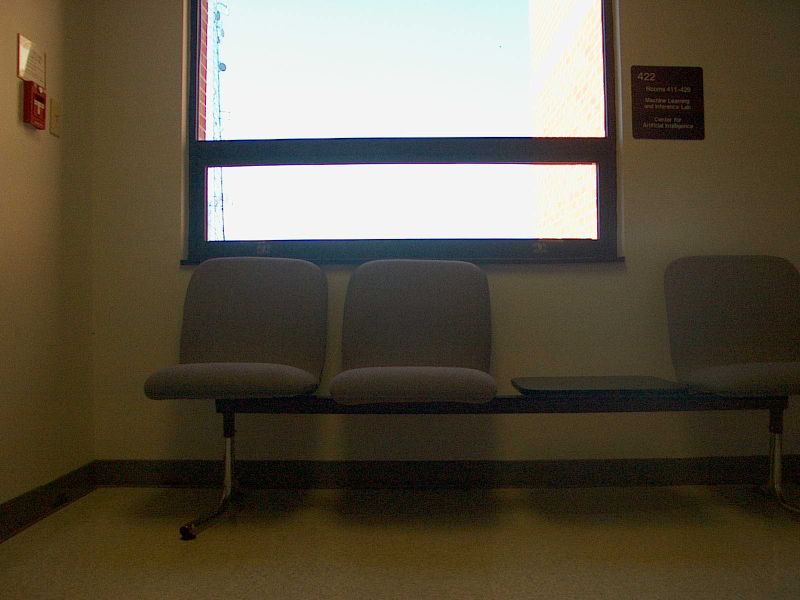
#> input picture hw2_cs682_smansur4/ST2MainHall4/ST2MainHall4002.jpg, 1600 x 1200 px (shown at 1/2 size); its folder holds 4 pictures in this run
$ python hist.py
#> lines starting #> are read from the running program, lines starting #| are printed output that depends on the picture
# histograms of images in ST2MailHall
from os import listdir
from os.path import isfile, join
import numpy as np
import cv2
import matplotlib.pyplot as plt
import fnmatch

def HistogramIntersection(h1, h2):
    sum1 = 0.0
    sum2 = 0.0
    for i in range(0,512):
        if (h1[i]+h2[i]>0):
            sum1 = sum1 + min(h1[i],h2[i])
            sum2 = sum2 + max(h1[i],h2[i])

    minimum = np.minimum(h1,h2)
    #print(minimum)
    maximum = np.maximum(h1,h2)
    sum10 = np.sum(minimum)
    sum20 = np.sum(maximum)
    #print (sum1, sum10, sum2, sum20)

    return sum1/sum2

def HistogramChi2(h1, h2):
    sum1 = 0.0
    for i in range(0,512):
        h11 = h1[i]
        h22 = h2[i]
        if (h11+h22>5):
            sum1 = sum1+(h11-h22)**2/(h11+h22)
    return sum1

def ComputeHistograms(path):
#> called with path = 'ST2MainHall4/'
    onlyfiles = [f for f in listdir(path) if isfile(join(path, f))]
    hist = []
    onlyfiles.sort()
    for f in onlyfiles:
            name = join('ST2MainHall4/',f)
            print(name)
            img = cv2.imread(name)
#> img is the input picture: shape (1200, 1600, 3); mean B, G, R 69.8, 85.9, 94.2
            b, g, r = cv2.split(img)
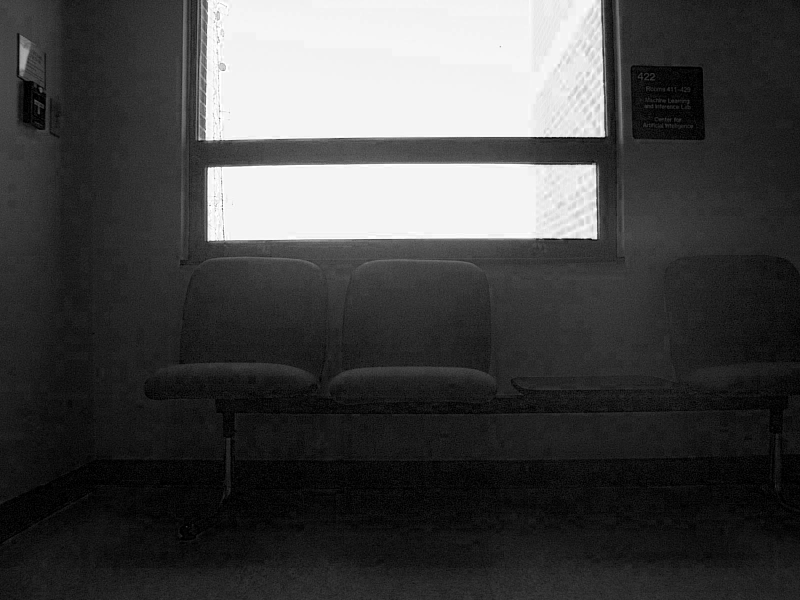
#> b: shape (1200, 1600) (shown at 1/2 size); min 0, max 255, mean 69.8
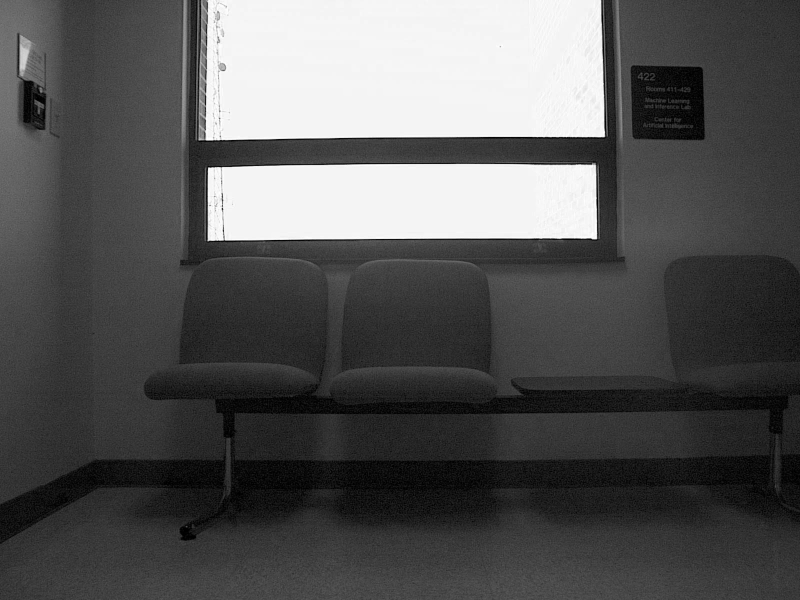
#> g: shape (1200, 1600) (shown at 1/2 size); min 0, max 255, mean 85.9
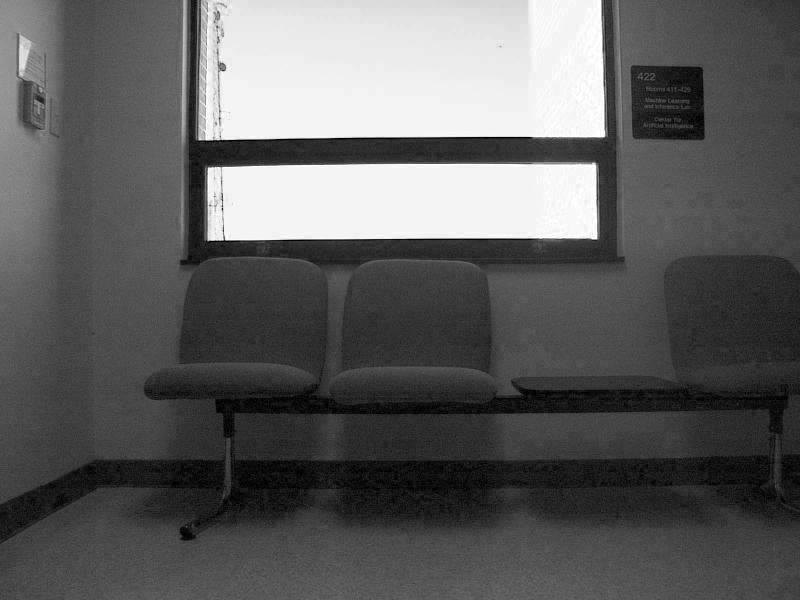
#> r: shape (1200, 1600) (shown at 1/2 size); min 0, max 255, mean 94.2
            b1 = b.astype('uint16')
            g1 = g.astype('uint16')
            r1 = r.astype('uint16')
            in1 = ((b1 >> 5)<<6) + ((g1>>5)<<3) + (r1>>5)
            x = in1.shape
#> x = (1200, 1600)
            in2 = in1.reshape([x[0]*x[1],1])
            h2, bins = np.histogram(in2,bins=range(0,513))
#> h2 = 512 values, max 314116 at index 82, min 0 at index 5, mean 3750; bins = 513 values from 0 to 512
            #print(h2)
            #break
            hist.append(h2)
#> pass 2 of the loop in ComputeHistograms, `for f in onlyfiles:`:
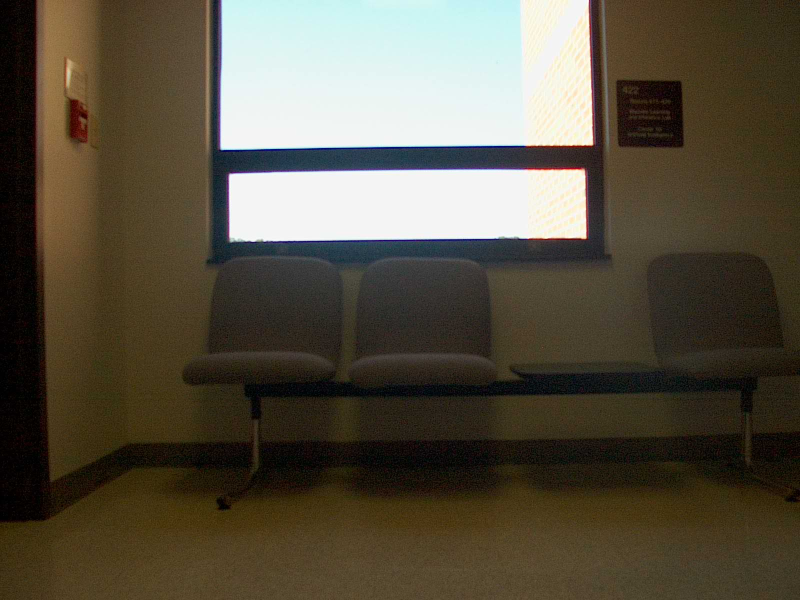
#> input picture hw2_cs682_smansur4/ST2MainHall4/ST2MainHall4004.jpg, 1600 x 1200 px (shown at 1/2 size)
#> in ComputeHistograms, img is the input picture: shape (1200, 1600, 3); mean B, G, R 65.9, 81, 88.1
#> in ComputeHistograms, `b, g, r = cv2.split(img)`:
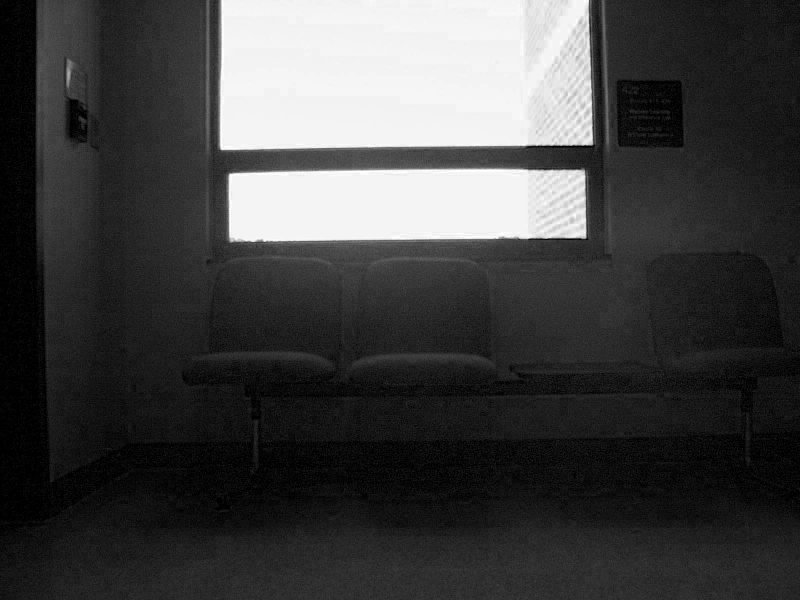
#> b: shape (1200, 1600) (shown at 1/2 size); min 0, max 255, mean 65.9
#> in ComputeHistograms, `b, g, r = cv2.split(img)`:
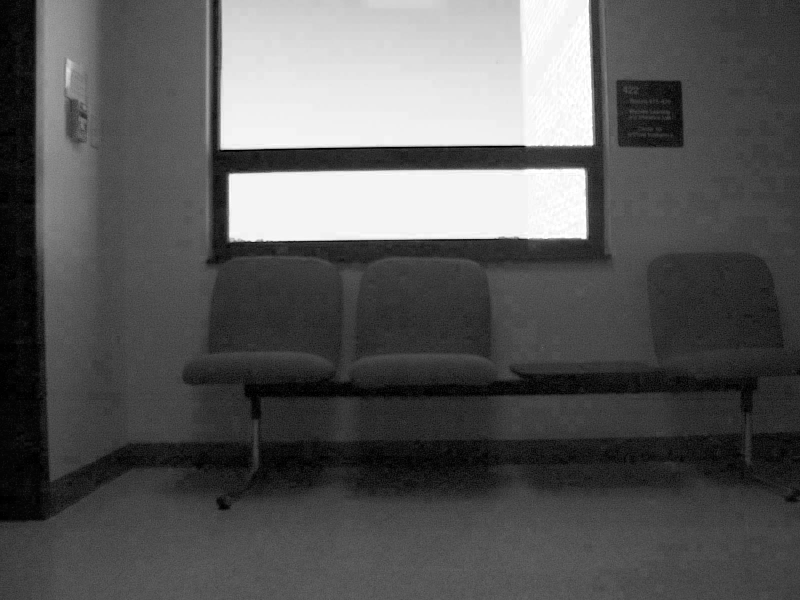
#> r: shape (1200, 1600) (shown at 1/2 size); min 0, max 255, mean 88.1
#> h2 = 512 values, max 319850 at index 82, min 0 at index 6, mean 3750
#> pass 3 of the loop in ComputeHistograms, `for f in onlyfiles:`:
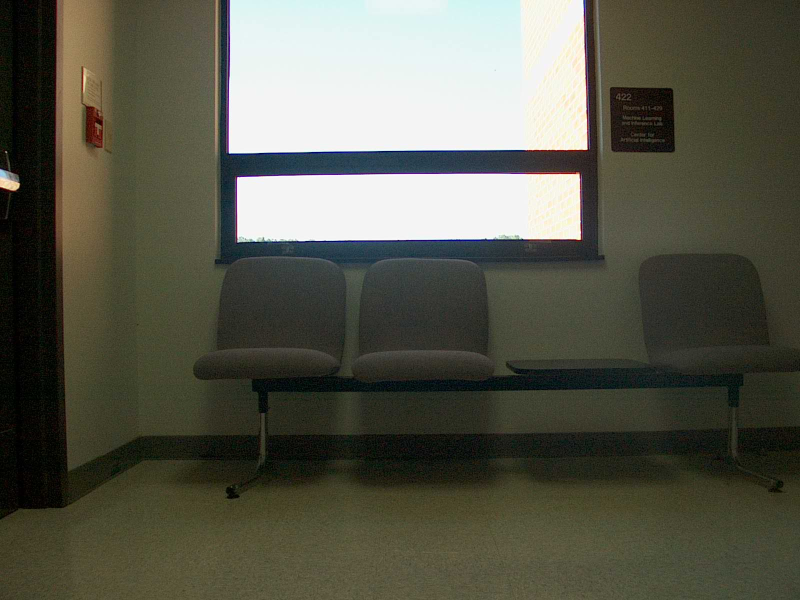
#> input picture hw2_cs682_smansur4/ST2MainHall4/ST2MainHall4005.jpg, 1600 x 1200 px (shown at 1/2 size)
#> in ComputeHistograms, img is the input picture: shape (1200, 1600, 3); mean B, G, R 75.6, 88.7, 88.5
#> in ComputeHistograms, `b, g, r = cv2.split(img)`:
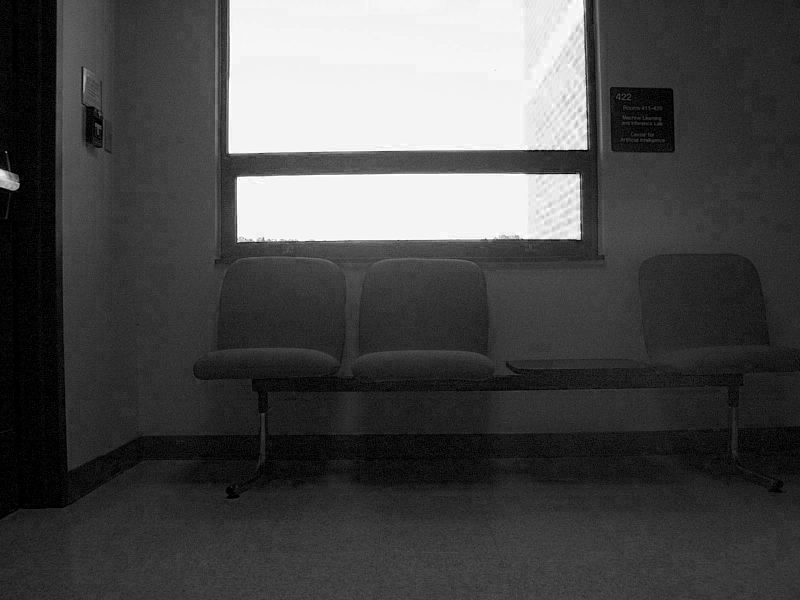
#> b: shape (1200, 1600) (shown at 1/2 size); min 0, max 255, mean 75.6
#> in ComputeHistograms, `b, g, r = cv2.split(img)`:
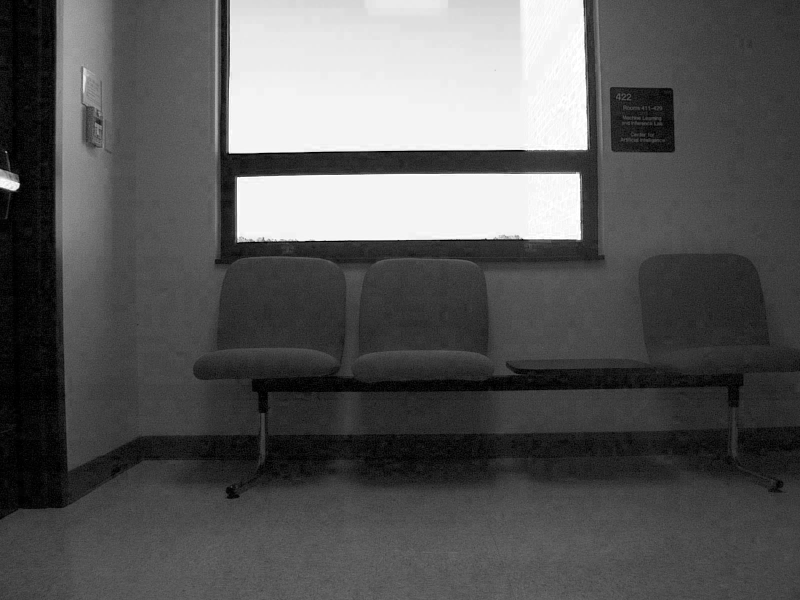
#> r: shape (1200, 1600) (shown at 1/2 size); min 0, max 255, mean 88.5
#> h2 = 512 values, max 537591 at index 82, min 0 at index 5, mean 3750
#> the loop made 4 passes; the first 3 are shown
    return hist

def main():
    h = ComputeHistograms('ST2MainHall4/')
    HI = np.zeros((99,99),dtype='float')
    HCHI2 = np.zeros((99,99),dtype='float')
    for i in range(0,98):
        HI[i,i] = 1.0
        HCHI2[i,i] = 0.0;
        for j in range(i+1,99):
            HI[i,j] = HistogramIntersection(h[i],h[j])
            HI[j,i] = HI[i,j]
            HCHI2[i,j] = HistogramChi2(h[i],h[j])
            HCHI2[j,i] = HCHI2[i,j]
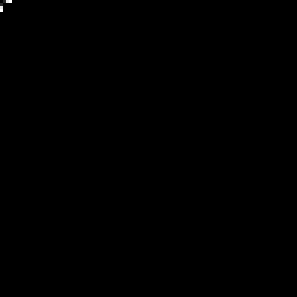
#> HCHI2: shape (99, 99) float64 (shown 3 times larger); min 0, max 814612.5, mean 344.3; drawn with min black and max white

    # display the matrices using heat maps
    HIimg = (HI*255).astype('uint8')
    mx = max(HCHI2.flatten())
    mn = min(HCHI2.flatten())
    print (mx, mn)
    HCI2img = (255-255*(HCHI2-mn)/(mx-mn)).astype('uint8')
    plt.imshow(HIimg)
    plt.colorbar()
    plt.show()
    plt.imshow(HCI2img)
    plt.colorbar()
    plt.show()

if __name__ == '__main__':
#> (the run stopped early here; a loop or call above may not have finished)
